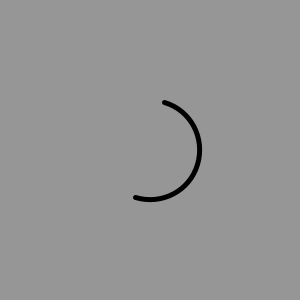
Frame 1 (no input)
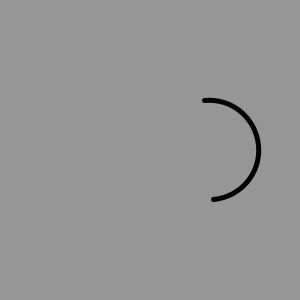
Frame 60 (the mouse pressed at the canvas centre just before this capture)
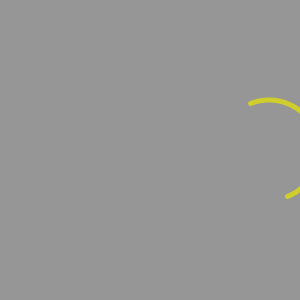
Frame 120 (the mouse held since frame 60 and released just before this capture)

The Processing sketch that drew these frames (run headless with seeded random() and noise(); from frame 60 on, the mouse is pressed at the canvas centre):

// Processing sketch: processing_50291
// ── processing_50291.pde

float a=5;
float x=150;
float r;
float g;
float b;

void setup() {
  size(300, 300);
  float num1=.1;
  float num2=.1;
}

void draw() {
  background(150);
  r=random(255);
  g=random(255);
  b=random(255);
  noFill();
  strokeWeight(5);
  arc(x,height/2,100,100,a,a+PI);
  a=a+0.1;
  x=x+1;
  
  if (mousePressed == true) {
   stroke(r,g,b);
  }
  
  if (x>300) {
    x=0;
  }
}
